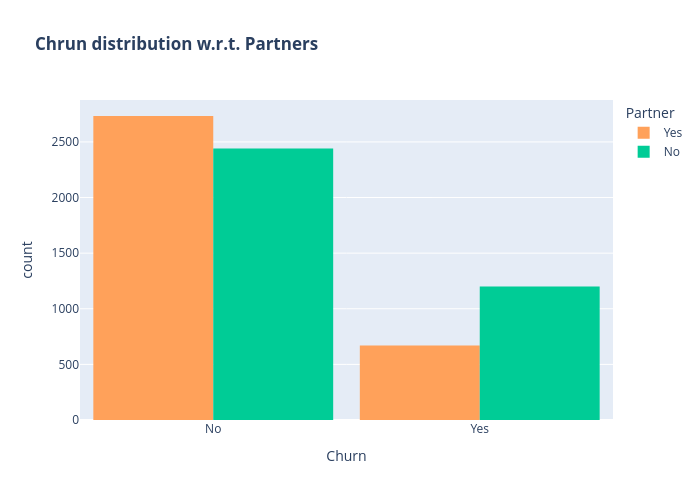

Write notebook code for a chart like this one.
### Code cell
color_map = {"Yes": '#FFA15A', "No": '#00CC96'}
fig = px.histogram(df, x="Churn", color="Partner", barmode="group", title="<b>Chrun distribution w.r.t. Partners</b>", color_discrete_map=color_map)
fig.update_layout(width=700, height=500, bargap=0.1)
fig.show()

### Figure 1 — Plotly figure (JSON) as saved in the notebook; plotly's stock layout.template omitted (floating-point values rounded to 4 significant figures; data arrays with more than 128 entries replaced by an {"elided": "..."} marker saying what was removed)
{"data": [{"alignmentgroup": "True", "bingroup": "x", "hovertemplate": "Partner=Yes<br>Churn=%{x}<br>count=%{y}<extra></extra>", "legendgroup": "Yes", "marker": {"color": "#FFA15A", "pattern": {"shape": ""}}, "name": "Yes", "offsetgroup": "Yes", "orientation": "v", "showlegend": true, "type": "histogram", "x": {"elided": "3402 str values"}, "xaxis": "x", "yaxis": "y"}, {"alignmentgroup": "True", "bingroup": "x", "hovertemplate": "Partner=No<br>Churn=%{x}<br>count=%{y}<extra></extra>", "legendgroup": "No", "marker": {"color": "#00CC96", "pattern": {"shape": ""}}, "name": "No", "offsetgroup": "No", "orientation": "v", "showlegend": true, "type": "histogram", "x": {"elided": "3641 str values"}, "xaxis": "x", "yaxis": "y"}], "layout": {"bargap": 0.1, "barmode": "group", "height": 500, "legend": {"title": {"text": "Partner"}, "tracegroupgap": 0}, "title": {"text": "<b>Chrun distribution w.r.t. Partners</b>"}, "width": 700, "xaxis": {"anchor": "y", "autorange": true, "domain": [0, 1], "range": [-0.5, 1.5], "title": {"text": "Churn"}, "type": "category"}, "yaxis": {"anchor": "x", "autorange": true, "domain": [0, 1], "range": [0, 2877.0], "title": {"text": "count"}}}}
